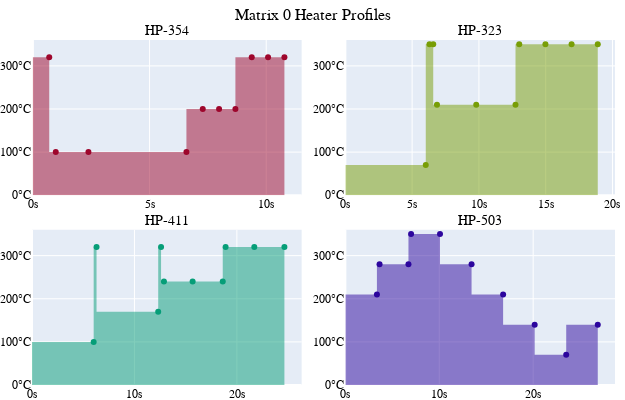

Notebook code cell kept with this figure:
### Code cell
plot_hp([HP_354, HP_323, HP_411, HP_503],
        hp_colors, "Matrix 0 Heater Profiles", save_img=True)

### Figure 1 — Plotly figure (JSON) as saved in the notebook; plotly's stock layout.template omitted (floating-point values rounded to 4 significant figures)
{"data": [{"legendgroup": "HP-354", "marker": {"color": "#9e062c"}, "mode": "markers", "name": "HP-354", "showlegend": false, "type": "scatter", "x": [0.7, 0.98, 2.38, 6.58, 7.28, 7.98, 8.68, 9.38, 10.08, 10.78], "xaxis": "x", "y": [320, 100, 100, 100, 200, 200, 200, 320, 320, 320], "yaxis": "y"}, {"fill": "toself", "fillcolor": "#9e062c", "legendgroup": "HP-354", "line": {"color": "#9e062c", "width": 0}, "mode": "lines", "opacity": 0.5, "showlegend": false, "type": "scatter", "x": [0, 0, 0, 0.7, 0.7, 0.7, 0.7, 6.58, 6.58, 6.58, 6.58, 8.68, 8.68, 8.68, 8.68, 10.78, 10.78, 10.78], "xaxis": "x", "y": [0, 320, 320, 320, 320, 100, 100, 100, 100, 200, 200, 200, 200, 320, 320, 320, 320, 0], "yaxis": "y"}, {"legendgroup": "HP-323", "marker": {"color": "#789e06"}, "mode": "markers", "name": "HP-323", "showlegend": false, "type": "scatter", "x": [6.02, 6.3, 6.58, 6.86, 9.8, 12.74, 13.02, 14.98, 16.94, 18.9], "xaxis": "x2", "y": [70, 350, 350, 210, 210, 210, 350, 350, 350, 350], "yaxis": "y2"}, {"fill": "toself", "fillcolor": "#789e06", "legendgroup": "HP-323", "line": {"color": "#789e06", "width": 0}, "mode": "lines", "opacity": 0.5, "showlegend": false, "type": "scatter", "x": [0, 0, 0, 6.02, 6.02, 6.02, 6.02, 6.58, 6.58, 6.58, 6.58, 12.74, 12.74, 12.74, 12.74, 18.9, 18.9, 18.9], "xaxis": "x2", "y": [0, 70, 70, 70, 70, 350, 350, 350, 350, 210, 210, 210, 210, 350, 350, 350, 350, 0], "yaxis": "y2"}, {"legendgroup": "HP-411", "marker": {"color": "#069e78"}, "mode": "markers", "name": "HP-411", "showlegend": false, "type": "scatter", "x": [6.02, 6.3, 12.32, 12.6, 12.88, 15.68, 18.62, 18.9, 21.7, 24.64], "xaxis": "x3", "y": [100, 320, 170, 320, 240, 240, 240, 320, 320, 320], "yaxis": "y3"}, {"fill": "toself", "fillcolor": "#069e78", "legendgroup": "HP-411", "line": {"color": "#069e78", "width": 0}, "mode": "lines", "opacity": 0.5, "showlegend": false, "type": "scatter", "x": [0, 0, 0, 6.02, 6.02, 6.02, 6.02, 6.3, 6.3, 6.3, 6.3, 12.32, 12.32, 12.32, 12.32, 12.6, 12.6, 12.6, 12.6, 18.62, 18.62, 18.62, 18.62, 24.64, 24.64, 24.64], "xaxis": "x3", "y": [0, 100, 100, 100, 100, 320, 320, 320, 320, 170, 170, 170, 170, 320, 320, 320, 320, 240, 240, 240, 240, 320, 320, 320, 320, 0], "yaxis": "y3"}, {"legendgroup": "HP-503", "marker": {"color": "#2c069e"}, "mode": "markers", "name": "HP-503", "showlegend": false, "type": "scatter", "x": [3.36, 3.64, 6.72, 7, 10.08, 13.44, 16.8, 20.16, 23.52, 26.88], "xaxis": "x4", "y": [210, 280, 280, 350, 350, 280, 210, 140, 70, 140], "yaxis": "y4"}, {"fill": "toself", "fillcolor": "#2c069e", "legendgroup": "HP-503", "line": {"color": "#2c069e", "width": 0}, "mode": "lines", "opacity": 0.5, "showlegend": false, "type": "scatter", "x": [0, 0, 0, 3.36, 3.36, 3.36, 3.36, 6.72, 6.72, 6.72, 6.72, 10.08, 10.08, 10.08, 10.08, 13.44, 13.44, 13.44, 13.44, 16.8, 16.8, 16.8, 16.8, 20.16, 20.16, 20.16, 20.16, 23.52, 23.52, 23.52, 23.52, 26.88, 26.88, 26.88], "xaxis": "x4", "y": [0, 210, 210, 210, 210, 280, 280, 280, 280, 350, 350, 350, 350, 280, 280, 280, 280, 210, 210, 210, 210, 140, 140, 140, 140, 70, 70, 70, 70, 140, 140, 140, 140, 0], "yaxis": "y4"}], "layout": {"annotations": [{"font": {"size": 14}, "showarrow": false, "text": "HP-354", "x": 0.2313, "xanchor": "center", "xref": "paper", "y": 1, "yanchor": "bottom", "yref": "paper"}, {"font": {"size": 14}, "showarrow": false, "text": "HP-323", "x": 0.7688, "xanchor": "center", "xref": "paper", "y": 1, "yanchor": "bottom", "yref": "paper"}, {"font": {"size": 14}, "showarrow": false, "text": "HP-411", "x": 0.2313, "xanchor": "center", "xref": "paper", "y": 0.45, "yanchor": "bottom", "yref": "paper"}, {"font": {"size": 14}, "showarrow": false, "text": "HP-503", "x": 0.7688, "xanchor": "center", "xref": "paper", "y": 0.45, "yanchor": "bottom", "yref": "paper"}], "font": {"color": "black", "family": "Times New Roman"}, "height": 400, "margin": {"b": 0, "l": 0, "r": 10, "t": 40}, "title": {"font": {"family": "Times New Roman", "size": 16}, "pad": {"b": 0, "l": 0, "r": 0, "t": 0}, "text": "Matrix 0 Heater Profiles", "x": 0.5}, "width": 625, "xaxis": {"anchor": "y", "domain": [0, 0.4625], "ticksuffix": "s"}, "xaxis2": {"anchor": "y2", "domain": [0.5375, 1], "ticksuffix": "s"}, "xaxis3": {"anchor": "y3", "domain": [0, 0.4625], "ticksuffix": "s"}, "xaxis4": {"anchor": "y4", "domain": [0.5375, 1], "ticksuffix": "s"}, "yaxis": {"anchor": "x", "domain": [0.55, 1], "range": [0, 360], "ticksuffix": "°C"}, "yaxis2": {"anchor": "x2", "domain": [0.55, 1], "range": [0, 360], "ticksuffix": "°C"}, "yaxis3": {"anchor": "x3", "domain": [0, 0.45], "range": [0, 360], "ticksuffix": "°C"}, "yaxis4": {"anchor": "x4", "domain": [0, 0.45], "range": [0, 360], "ticksuffix": "°C"}}}
